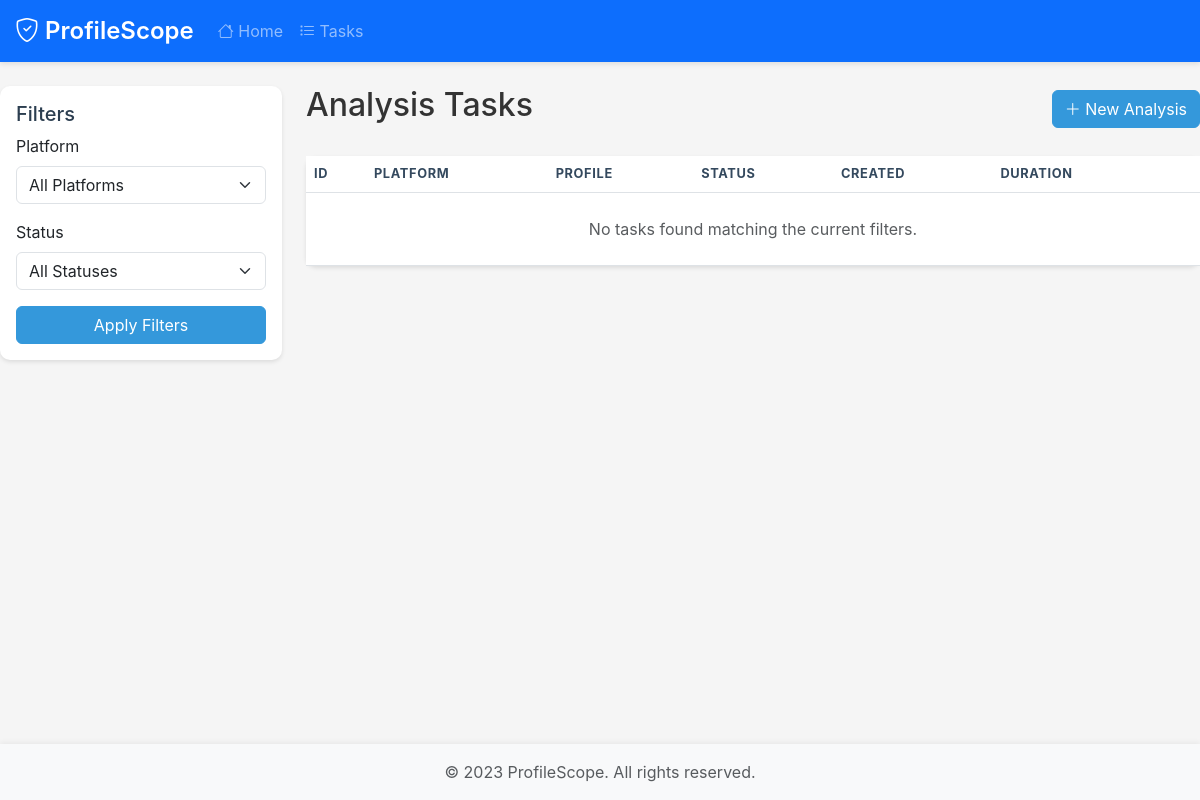
/tasks, run on an earlier commit of the app's database.
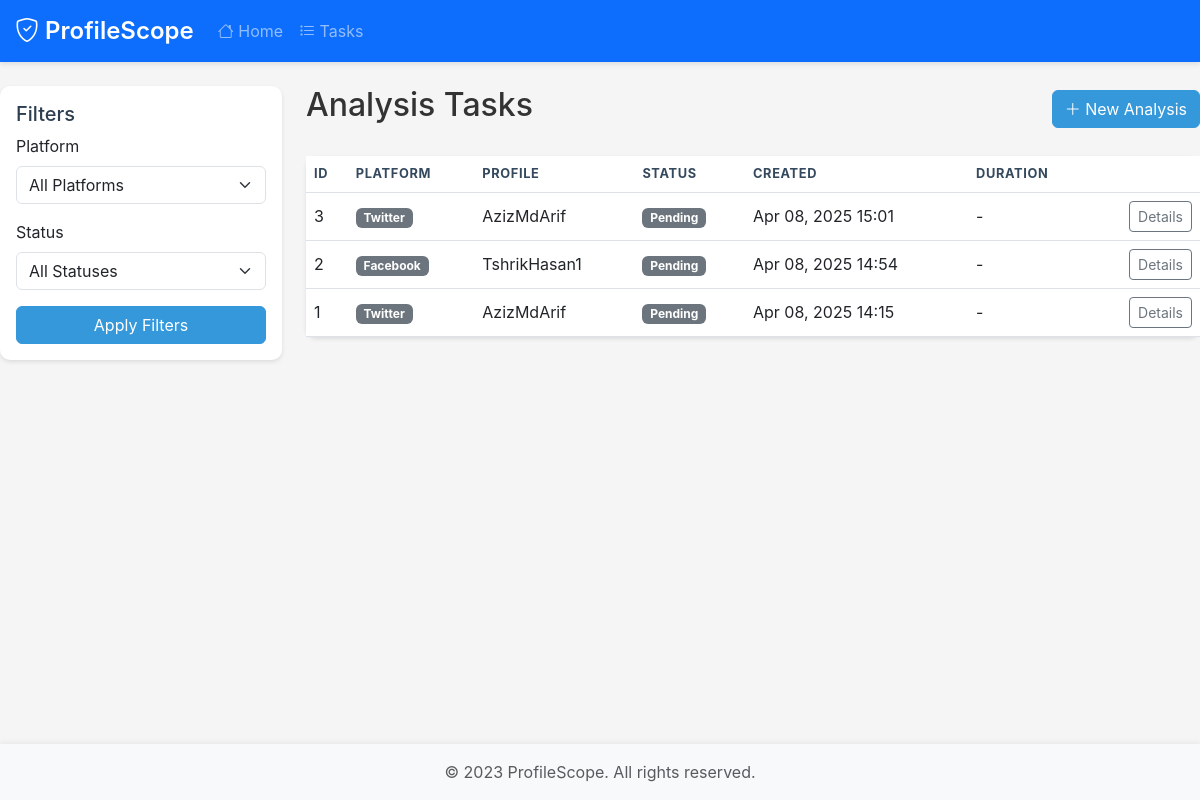
And on a later commit of the database.
### app/web/models/__init__.py (models this page shows, shortened)
class Task(db.Model):
    id = db.Column(db.Integer, primary_key=True)
    platform = db.Column(db.String(50), nullable=False)
    profile_id = db.Column(db.String(255), nullable=False)
    status = db.Column(db.Enum(TaskStatus), default=TaskStatus.PENDING)
    progress = db.Column(db.Integer, default=0)
    message = db.Column(db.String(255))
    result_path = db.Column(db.String(255))
    error = db.Column(db.Text)
    duration = db.Column(db.Float)
    created_at = db.Column(db.DateTime, default=datetime.utcnow)
    updated_at = db.Column(
        db.DateTime, default=datetime.utcnow, onupdate=datetime.utcnow
    )
    started_at = db.Column(db.DateTime)
    completed_at = db.Column(db.DateTime)

### app/web/routes/views.py (the view)
@views_bp.route("/tasks")
def tasks():
    platform = request.args.get("platform")
    status = request.args.get("status")
    page = request.args.get("page", 1, type=int)
    per_page = 10
    query = Task.query
    if platform:
        query = query.filter_by(platform=platform.lower())
    if status:
        try:
            task_status = TaskStatus(status.lower())
            query = query.filter_by(status=task_status)
        except ValueError:
            flash(f"Invalid status filter: {status}", "warning")
    query = query.order_by(desc(Task.created_at))
    tasks = query.paginate(page=page, per_page=per_page)
    return render_template("tasks.html", tasks=tasks, platform=platform, status=status)

### app/web/templates/tasks.html (shortened to what this page needs)
{% extends "base.html" %}
{% block content %}
<div class="row">
    <div class="col-md-3">
        <div class="card mb-4">
            <div class="card-body">
                <h3 class="card-title h5">Filters</h3>
                <form action="{{ url_for('views.tasks') }}" method="GET">
                    <div class="mb-3">
                        <label for="platform" class="form-label">Platform</label>
                        <select class="form-select" id="platform" name="platform">
                            <option value="">All Platforms</option>
                        </select>
                    </div>
                    <div class="mb-3">
                        <label for="status" class="form-label">Status</label>
                        <select class="form-select" id="status" name="status">
                            <option value="">All Statuses</option>
                        </select>
                    </div>
                    <button type="submit" class="btn btn-primary w-100">
                        Apply Filters
                    </button>
                </form>
            </div>
        </div>
    </div>
    <div class="col-md-9">
        <div class="d-flex justify-content-between align-items-center mb-4">
            <h2>Analysis Tasks</h2>
            <a href="{{ url_for('views.index') }}" class="btn btn-primary">
                <i class="bi bi-plus-lg"></i> New Analysis
            </a>
        </div>
        <div class="card">
            <div class="table-responsive">
                <table class="table table-hover mb-0">
                    <thead>
                        <tr>
                            <th>ID</th>
                            <th>Platform</th>
                            <th>Profile</th>
                            <th>Status</th>
                            <th>Created</th>
                            <th>Duration</th>
                            <th></th>
                        </tr>
                    </thead>
                    <tbody>
                        {% for task in tasks.items %}
                        <tr>
                            <td>{{ task.id }}</td>
                            <td>
                                <span class="badge bg-secondary">
                                    {{ task.platform|title }}
                                </span>
                            </td>
                            <td>{{ task.profile_id }}</td>
                            <td>
                                <span class="badge bg-{{ task.status.value|status_badge }}">
                                    {{ task.status.value|title }}
                                </span>
                            </td>
                            <td>{{ task.created_at|datetime }}</td>
                            <td>{{ task.duration|duration if task.duration else '-' }}</td>
                            <td class="text-end">
                                <div class="btn-group">
                                    <a href="{{ url_for('views.task', task_id=task.id) }}"
                                       class="btn btn-sm btn-outline-secondary">
                                        Details
                                    </a>
                                </div>
                            </td>
                        </tr>
                        {% else %}
                        <tr>
                            <td colspan="7" class="text-center py-4">
                                <div class="text-muted">
                                    No tasks found matching the current filters.
                                </div>
                            </td>
                        </tr>
                        {% endfor %}
                    </tbody>
                </table>
            </div>
        </div>
    </div>
</div>
{% endblock %}

What changed in the data, as far as the page shows it:
added Task: id "3", platform "Twitter", profile_id "AzizMdArif", status.value "Pending", created_at "Apr 08, 2025 15:01", duration|duration "-"
added Task: id "2", platform "Facebook", profile_id "TshrikHasan1", status.value "Pending", created_at "Apr 08, 2025 14:54", duration|duration "-"
added Task: id "1", platform "Twitter", profile_id "AzizMdArif", status.value "Pending", created_at "Apr 08, 2025 14:15", duration|duration "-"
Also different on the page:
text no longer shown: "No tasks found matching the current filters."
